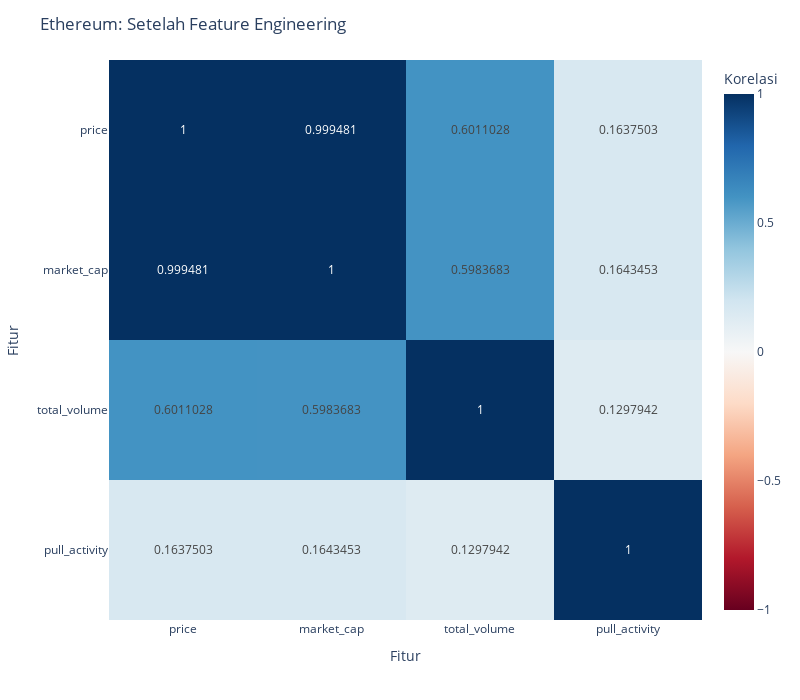

The cell this chart's notebook holds for it:
### Code cell
eth_pre = preprocess(eth).drop(columns=['issue_activity', 'commits'])
plot_corr(eth_pre, 'Ethereum: Setelah Feature Engineering')

### Figure 1 — Plotly figure (JSON) as saved in the notebook; plotly's stock layout.template omitted (floating-point values rounded to 4 significant figures)
{"data": [{"coloraxis": "coloraxis", "hovertemplate": "Fitur: %{x}<br>Fitur: %{y}<br>Korelasi: %{z}<extra></extra>", "name": "0", "texttemplate": "%{z}", "type": "heatmap", "x": ["price", "market_cap", "total_volume", "pull_activity"], "xaxis": "x", "y": ["price", "market_cap", "total_volume", "pull_activity"], "yaxis": "y", "z": [[1.0, 0.9995, 0.6011, 0.1638], [0.9995, 1.0, 0.5984, 0.1643], [0.6011, 0.5984, 1.0, 0.1298], [0.1638, 0.1643, 0.1298, 1.0]]}], "layout": {"coloraxis": {"cmax": 1, "cmin": -1, "colorbar": {"title": {"text": "Korelasi"}}, "colorscale": [[0, "rgb(103,0,31)"], [0.1, "rgb(178,24,43)"], [0.2, "rgb(214,96,77)"], [0.3, "rgb(244,165,130)"], [0.4, "rgb(253,219,199)"], [0.5, "rgb(247,247,247)"], [0.6, "rgb(209,229,240)"], [0.7, "rgb(146,197,222)"], [0.8, "rgb(67,147,195)"], [0.9, "rgb(33,102,172)"], [1, "rgb(5,48,97)"]]}, "height": 700, "margin": {"t": 60}, "title": {"text": "Ethereum: Setelah Feature Engineering"}, "width": 800, "xaxis": {"anchor": "y", "domain": [0, 1], "title": {"text": "Fitur"}}, "yaxis": {"anchor": "x", "autorange": "reversed", "domain": [0, 1], "title": {"text": "Fitur"}}}}
